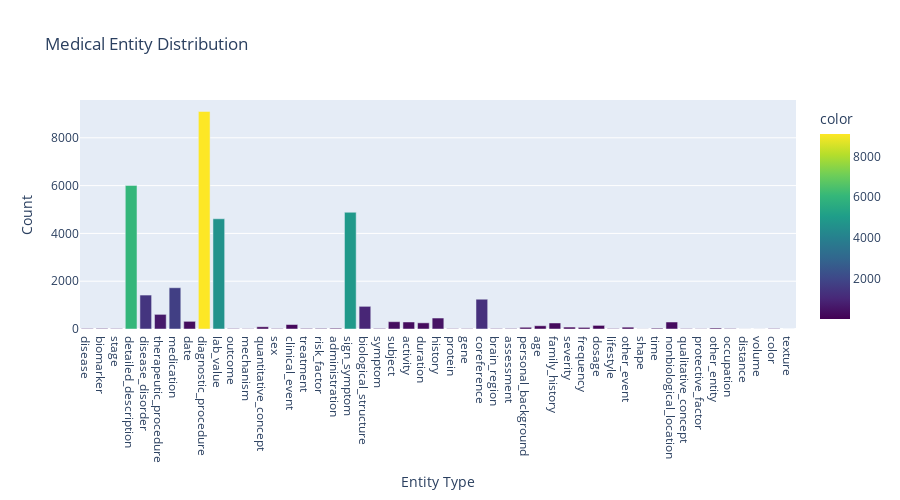

Notebook code for this chart:
### Markdown cell above
## 1. Entity Statistics

### Code cell
# Visualize entity distribution
entity_stats = kg_data['entity_stats']

fig = px.bar(
    x=list(entity_stats.keys()),
    y=list(entity_stats.values()),
    title="Medical Entity Distribution",
    labels={'x': 'Entity Type', 'y': 'Count'},
    color=list(entity_stats.values()),
    color_continuous_scale='Viridis'
)
fig.update_layout(height=500, showlegend=False)
fig.show()

# Print top entities by type
print("\n📊 Entity Breakdown:")
for entity_type, count in sorted(entity_stats.items(), key=lambda x: x[1], reverse=True):
    print(f"   {entity_type:20s}: {count:5d} unique entities")

### Figure 1 — Plotly figure (JSON) as saved in the notebook; plotly's stock layout.template omitted (floating-point values rounded to 4 significant figures)
{"data": [{"hovertemplate": "Entity Type=%{x}<br>Count=%{y}<br>color=%{marker.color}<extra></extra>", "legendgroup": "", "marker": {"color": [19, 23, 16, 6009, 1420, 612, 1727, 321, 9103, 4612, 17, 11, 92, 18, 187, 23, 24, 32, 4884, 948, 22, 306, 294, 258, 459, 13, 14, 1246, 17, 19, 72, 136, 252, 80, 67, 151, 17, 76, 4, 33, 293, 16, 10, 40, 18, 2, 2, 17, 1], "coloraxis": "coloraxis", "pattern": {"shape": ""}}, "name": "", "orientation": "v", "showlegend": false, "textposition": "auto", "type": "bar", "x": ["disease", "biomarker", "stage", "detailed_description", "disease_disorder", "therapeutic_procedure", "medication", "date", "diagnostic_procedure", "lab_value", "outcome", "mechanism", "quantitative_concept", "sex", "clinical_event", "treatment", "risk_factor", "administration", "sign_symptom", "biological_structure", "symptom", "subject", "activity", "duration", "history", "protein", "gene", "coreference", "brain_region", "assessment", "personal_background", "age", "family_history", "severity", "frequency", "dosage", "lifestyle", "other_event", "shape", "time", "nonbiological_location", "qualitative_concept", "protective_factor", "other_entity", "occupation", "distance", "volume", "color", "texture"], "xaxis": "x", "y": [19, 23, 16, 6009, 1420, 612, 1727, 321, 9103, 4612, 17, 11, 92, 18, 187, 23, 24, 32, 4884, 948, 22, 306, 294, 258, 459, 13, 14, 1246, 17, 19, 72, 136, 252, 80, 67, 151, 17, 76, 4, 33, 293, 16, 10, 40, 18, 2, 2, 17, 1], "yaxis": "y"}], "layout": {"barmode": "relative", "coloraxis": {"colorbar": {"title": {"text": "color"}}, "colorscale": [[0, "#440154"], [0.1111, "#482878"], [0.2222, "#3e4989"], [0.3333, "#31688e"], [0.4444, "#26828e"], [0.5556, "#1f9e89"], [0.6667, "#35b779"], [0.7778, "#6ece58"], [0.8889, "#b5de2b"], [1, "#fde725"]]}, "height": 500, "legend": {"tracegroupgap": 0}, "showlegend": false, "title": {"text": "Medical Entity Distribution"}, "xaxis": {"anchor": "y", "domain": [0, 1], "title": {"text": "Entity Type"}}, "yaxis": {"anchor": "x", "domain": [0, 1], "title": {"text": "Count"}}}}
